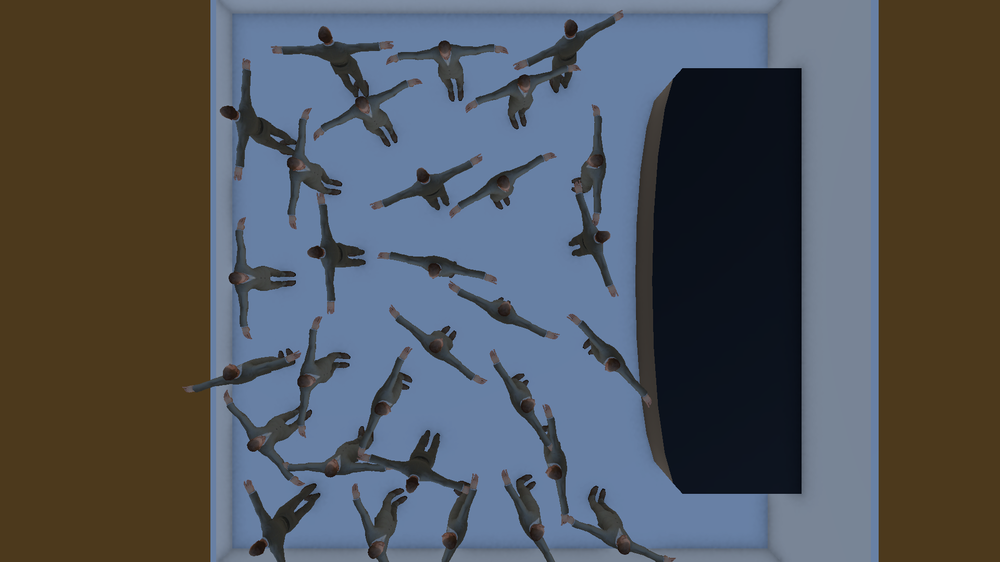
#> input picture Dataset/test/images/scene_0006.png, 1000 x 562 px, shrunk from 1920 x 1080 before the run; its folder holds 2 pictures in this run
$ python naive_approach.py
#> lines starting #> are read from the running program, lines starting #| are printed output that depends on the picture; long printed decimals are rounded; pictures that were not available may be replaced by others from this repository, and a replacement may not be noted
import numpy as np
import cv2
from tqdm import tqdm
from sklearn.metrics import mean_squared_error
import os

def generate_random_points(image, num_points):
    """
    It will take an image and place random points within the image size.
    """
    height, width = image.shape[:2]
    points = []
    for i in range(num_points):
        x = np.random.randint(0, width - 1)
        y = np.random.randint(0, height - 1)
        points.append((x, y))
    return points

def generate_heatmap_from_random_points(image, points):
    """
    This function will take the random points from the above and generate a Gaussian blob based heatmap
    """
    height, width = image.shape[:2]
    density_map = np.zeros((height, width), dtype=np.float32)

    # For each point, create the Gaussian blob
    for (x, y) in points:
        blob = np.zeros((height, width), dtype=np.float32)
        cv2.circle(blob, (x, y), radius=10, color=1.0, thickness=-1)
        blob = cv2.GaussianBlur(blob, (0, 0), sigmaX=50, sigmaY=50)
        density_map += blob

    return density_map

def heatmap_comparison(image_folder, heatmap_folder, points):
    """
    This function will iterate through each of the test images and heatmaps and compare the randomly created one with the ground truth one
    """
#> called with image_folder = 'Dataset/test/images', heatmap_folder = 'Dataset/test/heatmaps', points = 30

    mse_list = []

    #Iterate through each image in the folder
    for image in tqdm(os.listdir(image_folder)):
        image_path = os.path.join(image_folder, image)
        heatmap_path = os.path.join(heatmap_folder, f"heatmap_{image}")

        #Load the image and heatmap
        image = cv2.imread(image_path, cv2.IMREAD_GRAYSCALE)
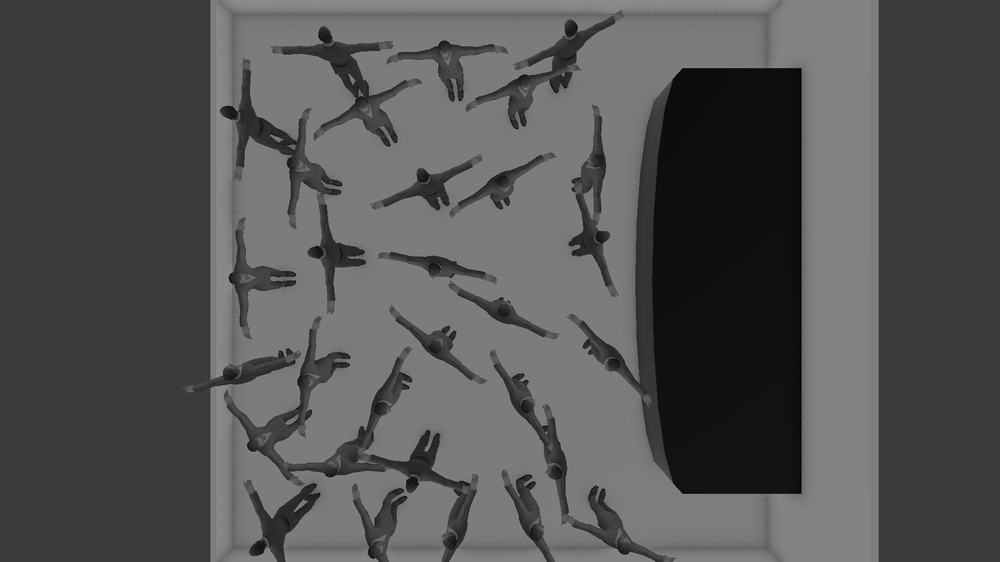
#> image: shape (562, 1000); min 0, max 145, mean 83.9
        heatmap = cv2.imread(heatmap_path, cv2.IMREAD_GRAYSCALE).astype(np.float32) / 255.0
#> heatmap: shape (562, 1000) float32; min 0, max 0.569, mean 0.329

        #create the random points and the corresponding heatmap
        random_points = generate_random_points(image, points)
#> random_points = 30 pairs, first value 9 to 984, second value 42 to 559
        random_heatmap = generate_heatmap_from_random_points(image, random_points)
#> the loop in generate_heatmap_from_random_points, `for (x, y) in points:` made 30 passes
#> (x, y) on passes 1 to 12: (684, 559), (629, 192), (835, 359), (9, 277), (754, 70), (472, 396), (314, 486), (551, 87), (174, 537), (845, 72), (777, 115), (976, 431)
#> pass 1, in generate_heatmap_from_random_points, `blob = cv2.GaussianBlur(blob, (0, 0), sigmaX=50, sigmaY=50)`:
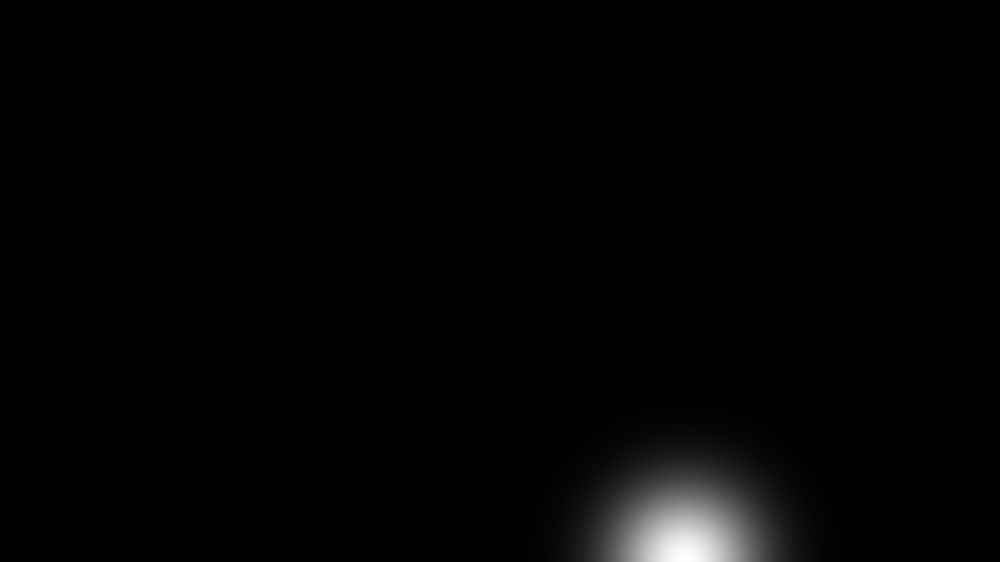
#> blob: shape (562, 1000) float32; min 0, max 0.0248, mean 0.000354; drawn with min black and max white
#> pass 2, in generate_heatmap_from_random_points, `blob = cv2.GaussianBlur(blob, (0, 0), sigmaX=50, sigmaY=50)`:
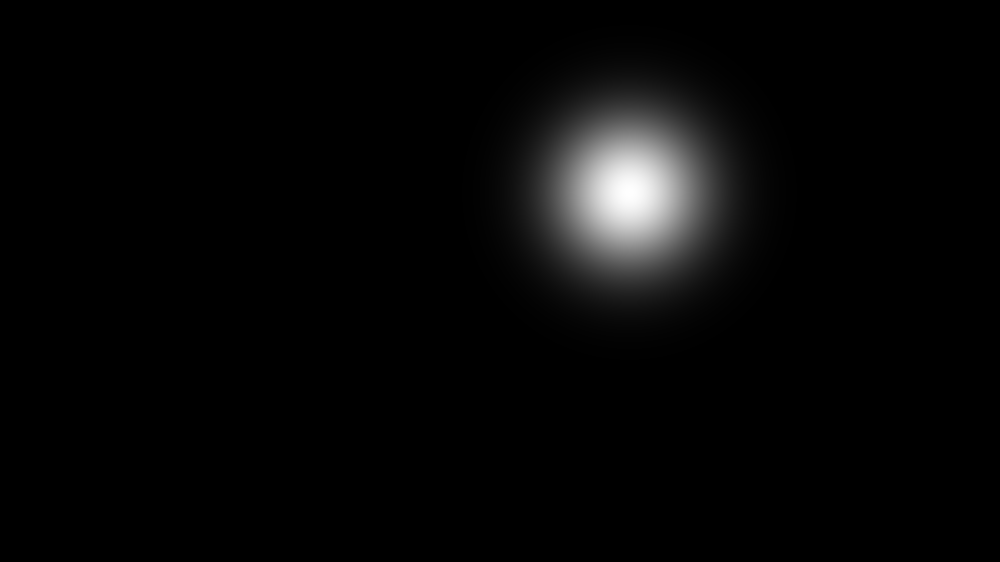
#> blob: shape (562, 1000) float32; min 0, max 0.02, mean 0.000564; drawn with min black and max white
#> pass 2, in generate_heatmap_from_random_points, `density_map += blob`:
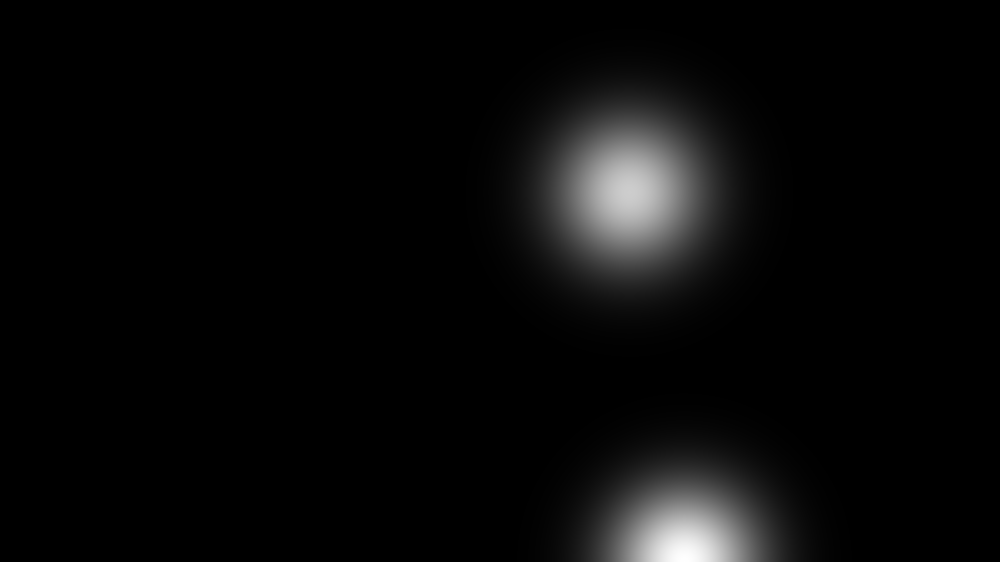
#> density_map: shape (562, 1000) float32; min 0, max 0.0248, mean 0.000918; drawn with min black and max white
#> pass 3, in generate_heatmap_from_random_points, `blob = cv2.GaussianBlur(blob, (0, 0), sigmaX=50, sigmaY=50)`:
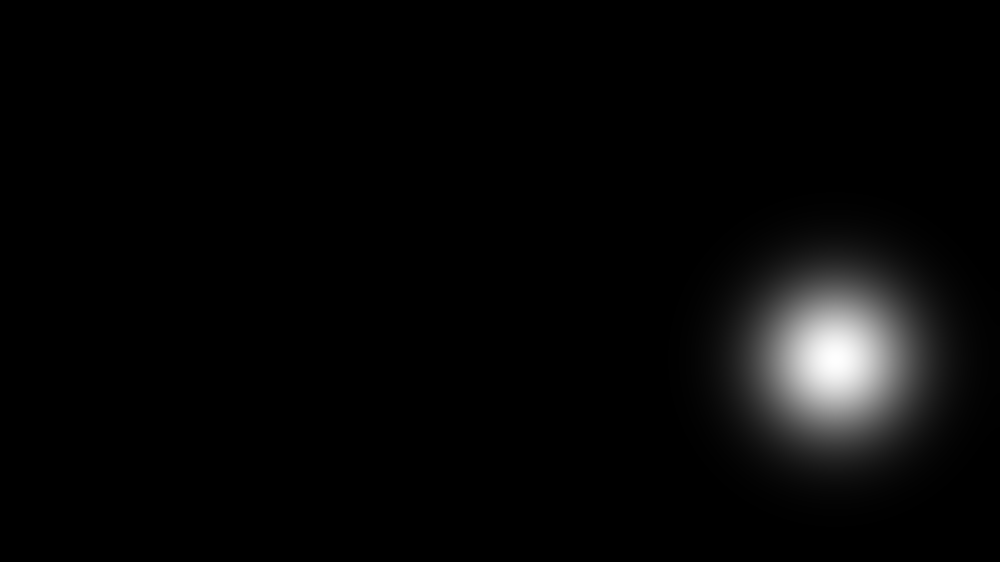
#> blob: shape (562, 1000) float32; min 0, max 0.02, mean 0.000564; drawn with min black and max white
#> after the loop in generate_heatmap_from_random_points, `for (x, y) in points:`:
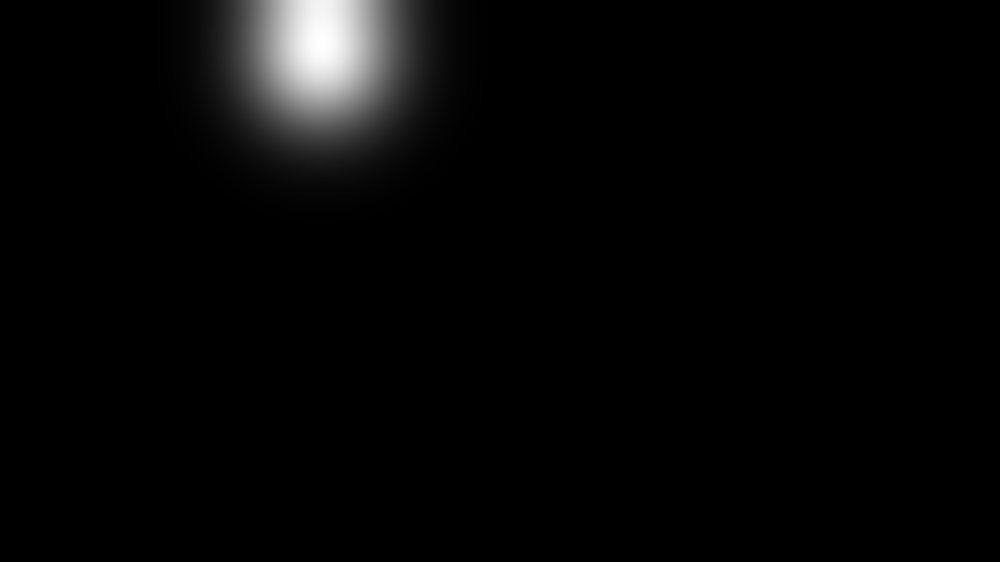
#> blob: shape (562, 1000) float32; min 0, max 0.022, mean 0.000566; drawn with min black and max white
#> after the loop in generate_heatmap_from_random_points, `for (x, y) in points:`:
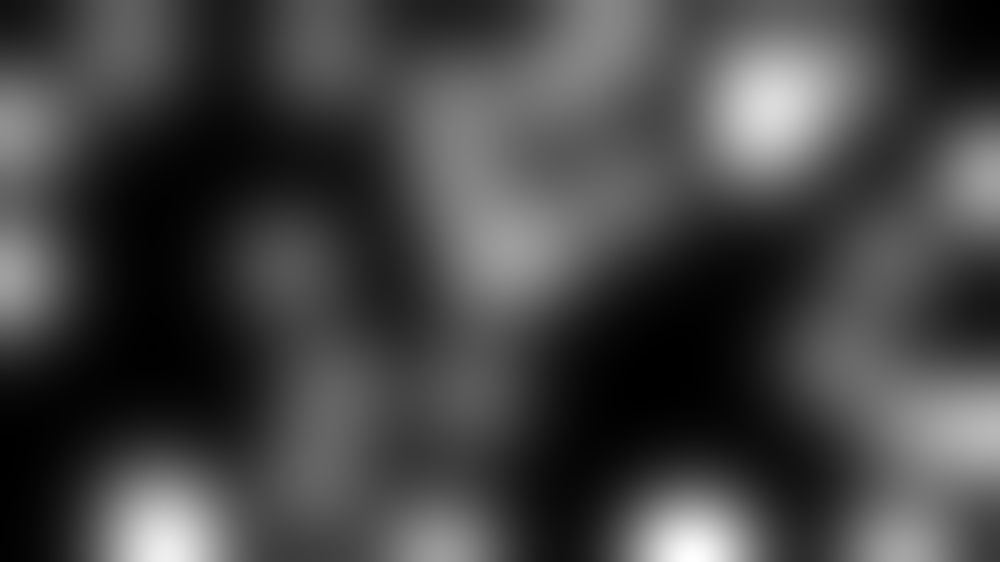
#> density_map: shape (562, 1000) float32; min 0.000212, max 0.0621, mean 0.0168; drawn with min black and max white
        random_heatmap_normalized = cv2.normalize(random_heatmap, None, alpha=0, beta=255, norm_type=cv2.NORM_MINMAX)
        random_heatmap_normalized = np.uint8(random_heatmap_normalized)

        #Calculate the MSE between the two heatmaps
        mse = mean_squared_error(heatmap.flatten(), random_heatmap.flatten())
#> mse = 0.121
        mse_list.append(mse)
#> pass 2 of the loop in heatmap_comparison, `for image in tqdm(os.listdir(image_folder)):`:
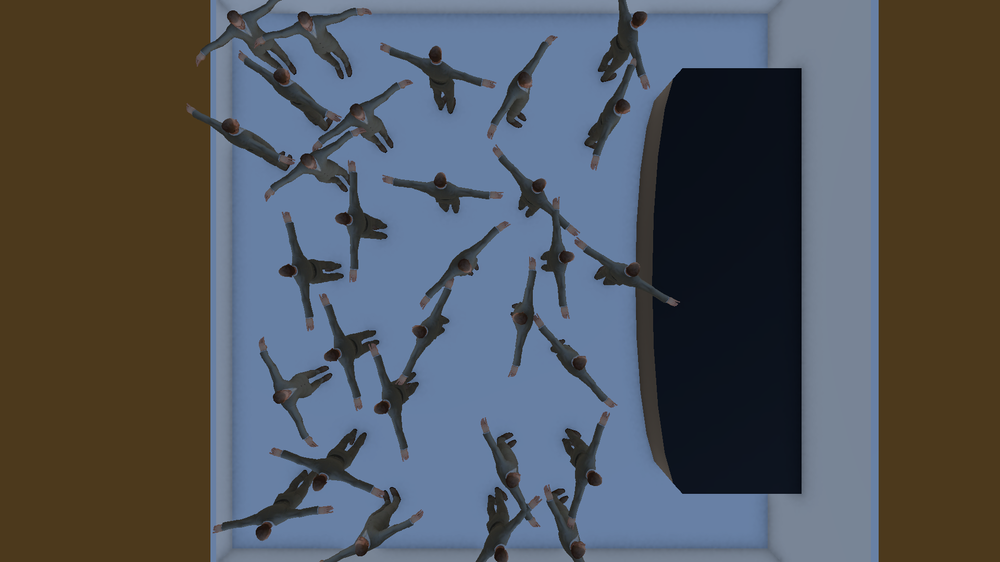
#> input picture Dataset/test/images/scene_0025.png, 1000 x 562 px, shrunk from 1920 x 1080 before the run
#> in heatmap_comparison, `image = cv2.imread(image_path, cv2.IMREAD_GRAYSCALE)`:
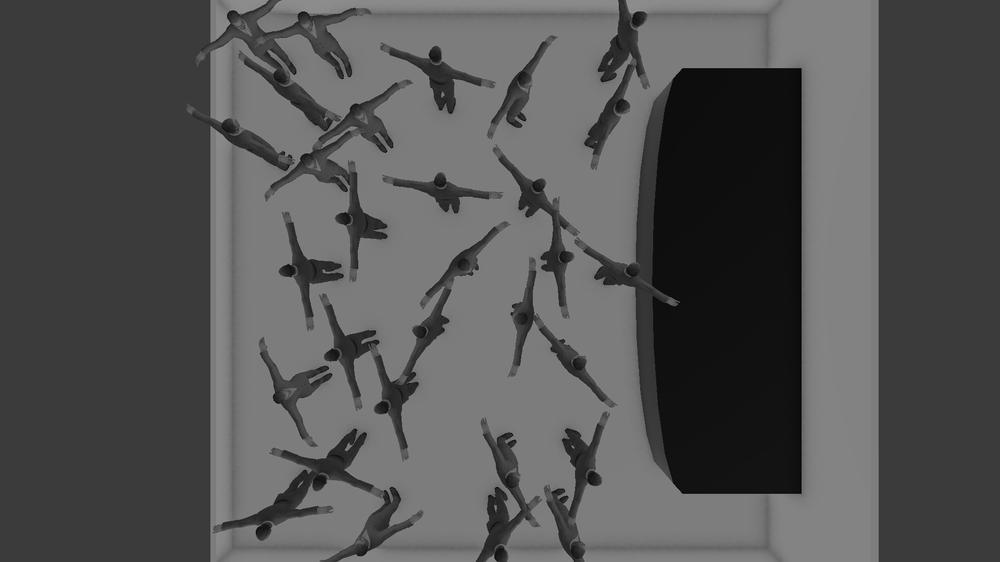
#> image: shape (562, 1000); min 0, max 149, mean 83.7
#> random_points = 30 pairs, first value 23 to 973, second value 47 to 560
#> the loop in generate_heatmap_from_random_points (call 2), `for (x, y) in points:` made 30 passes
#> (x, y) on passes 1 to 8: (291, 119), (779, 430), (82, 91), (896, 398), (611, 84), (203, 324), (774, 47), (639, 131)
#> after the loop in generate_heatmap_from_random_points (call 2), `for (x, y) in points:`:
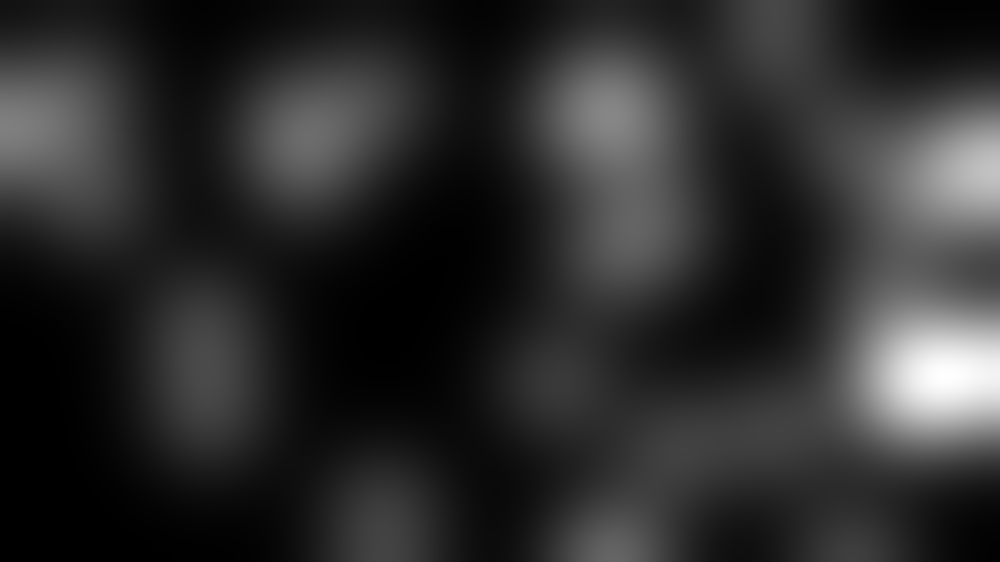
#> density_map: shape (562, 1000) float32; min 9.66e-09, max 0.0933, mean 0.0167; drawn with min black and max white
#> mse = 0.122

    # Print the average MSE
    average_mse = np.mean(mse_list)
#> average_mse = 0.121
    print(f"Average MSE: {average_mse}")
#| Average MSE: 0.1214

if __name__ == "__main__":
    # Get the test image and heatmap folders
    image_folder = "Dataset/test/images"
    heatmap_folder = "Dataset/test/heatmaps"

    # Number of random points. I kept it at 30 because my ground truth had 30 individuals
    num_points = 30

    # Run the heatmap comparison
    heatmap_comparison(image_folder, heatmap_folder, num_points)
